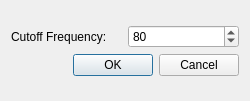
<?xml version="1.0" encoding="UTF-8"?>
<ui version="4.0">
 <class>DialogIdealHighPassFilter</class>
 <widget class="QDialog" name="DialogIdealHighPassFilter">
  <property name="geometry">
   <rect>
    <x>0</x>
    <y>0</y>
    <width>250</width>
    <height>101</height>
   </rect>
  </property>
  <property name="windowTitle">
   <string>Ideal High Pass Filter Setting</string>
  </property>
  <layout class="QVBoxLayout" name="verticalLayout_2">
   <item>
    <layout class="QVBoxLayout" name="verticalLayout">
     <item>
      <layout class="QHBoxLayout" name="horizontalLayout">
       <item>
        <widget class="QLabel" name="label">
         <property name="text">
          <string>Cutoff Frequency:</string>
         </property>
        </widget>
       </item>
       <item>
        <widget class="QSpinBox" name="spinBox">
         <property name="maximum">
          <number>200</number>
         </property>
         <property name="value">
          <number>80</number>
         </property>
        </widget>
       </item>
      </layout>
     </item>
     <item>
      <widget class="QDialogButtonBox" name="buttonBox">
       <property name="orientation">
        <enum>Qt::Horizontal</enum>
       </property>
       <property name="standardButtons">
        <set>QDialogButtonBox::Cancel|QDialogButtonBox::Ok</set>
       </property>
      </widget>
     </item>
    </layout>
   </item>
  </layout>
 </widget>
 <resources/>
 <connections>
  <connection>
   <sender>buttonBox</sender>
   <signal>accepted()</signal>
   <receiver>DialogIdealHighPassFilter</receiver>
   <slot>accept()</slot>
   <hints>
    <hint type="sourcelabel">
     <x>248</x>
     <y>254</y>
    </hint>
    <hint type="destinationlabel">
     <x>157</x>
     <y>274</y>
    </hint>
   </hints>
  </connection>
  <connection>
   <sender>buttonBox</sender>
   <signal>rejected()</signal>
   <receiver>DialogIdealHighPassFilter</receiver>
   <slot>reject()</slot>
   <hints>
    <hint type="sourcelabel">
     <x>316</x>
     <y>260</y>
    </hint>
    <hint type="destinationlabel">
     <x>286</x>
     <y>274</y>
    </hint>
   </hints>
  </connection>
 </connections>
</ui>
